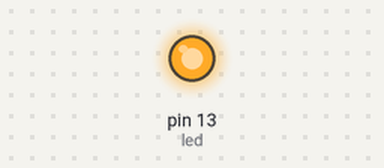
This sketch was run on a simulated Arduino Uno, built with avr-gcc and run on an emulated ATmega328P. Shown: output pins drawn as LEDs (lit = HIGH). Random numbers use the default seed unless the sketch sets one.

Above: at 0.1 s.
At 31.8 s:
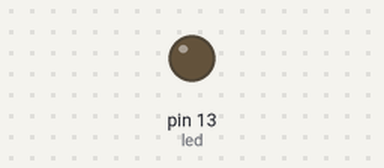
Timing chart, 0 to 40.0 s (numbered marks = the images above):
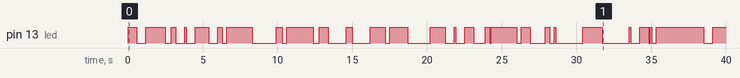

The sketch:

prender-led.ino
```cpp
// Variables globales
int led = 13;
int tiempoCorto = 100; //milisegundos
int tiempoMedio = 300;
int tiempoLargo = 600;

// Configuracion
void setup() {
  pinMode(led, OUTPUT);  //Salida
}

// Determina si prende o apaga el led
int prendidoAleatorio() {
  int num = random(1000);

  if(num > 500){
    return 1;
  }
  return 0;
}

void determinaTiempo() {
  int numTime = random(10);

  if(numTime < 3) {
    delay(tiempoCorto); //milisegundos
  } else if(numTime < 7) {
    delay(tiempoMedio); //milisegundos
  } else {
    delay(tiempoLargo); //milisegundos
  }
}

// Se repite indeterminadamente
void loop() {
  if(prendidoAleatorio() == 1) {
    digitalWrite(led, HIGH);  //Se prende led
  } else {
    digitalWrite(led, LOW); //Se apaga el led
  }

  determinaTiempo();
}
```

Measured:
- by itself, pin 13 (led): LOW → HIGH at 0.00 s, → LOW 0.60 s later, → HIGH 0.60 s later, → LOW 1.3 s later, … (53 changes in this stretch)
